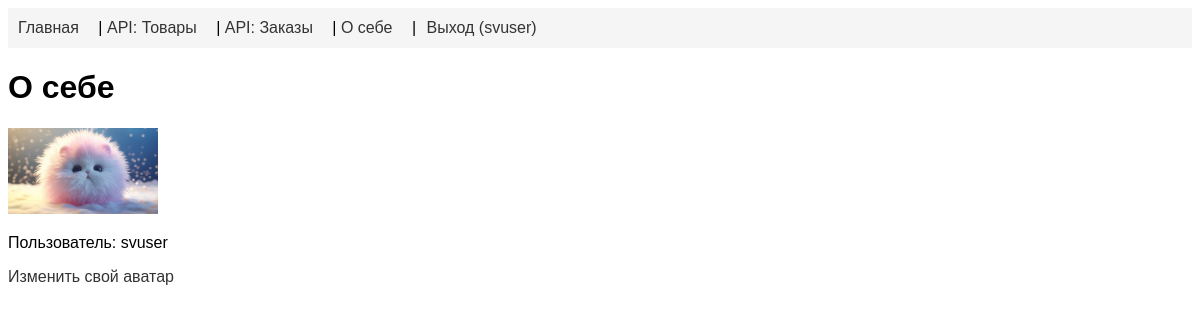
Page /accounts/about-me/ (signed in) on the committed database.
### accounts/models.py (models this page shows, shortened)
class Profile(models.Model):
    user = models.OneToOneField(settings.AUTH_USER_MODEL, on_delete=models.CASCADE)
    avatar = models.ImageField(upload_to=avatar_upload_to, blank=True, null=True)

### accounts/views.py (the view)
class AboutMeView(LoginRequiredMixin, UpdateView):
    model = Profile
    template_name = 'accounts/about_me.html'
    fields = ['avatar']
    success_url = reverse_lazy('accounts:about_me')
    def get_object(self, queryset=None):
        return self.request.user.profile

### accounts/templates/accounts/about_me.html
{% extends "base.html" %}
{% block content %}
  <h1>О себе</h1>
  {% if profile.avatar %}
    <img src="{{ profile.avatar.url }}" alt="Avatar" width="150">
  {% else %}
    <p>Аватарка не установлена.</p>
  {% endif %}
  <p>Пользователь: {{ profile.user.username }}</p>
  {% if user.is_staff or user == profile.user %}
    <a href="{% url 'accounts:profile_update' profile.pk %}">Изменить свой аватар</a>
  {% endif %}
{% endblock %}

### templates/base.html (shortened to what this page needs)
<!DOCTYPE html>
<html lang="ru">
<head>
</head>
<body>
    <nav>
        <a href="/">Главная</a> |
        <a href="/api/products/">API: Товары</a> |
        <a href="/api/orders/">API: Заказы</a> |
        {% if user.is_authenticated %}
            <a href="{% url 'accounts:about_me' %}">О себе</a> |
            <form action="{% url 'accounts:logout' %}" method="post" style="display:inline;">
                <button type="submit" class="logout-btn">Выход ({{ user.username }})</button>
            </form>
        {% else %}
            <a href="{% url 'accounts:login' %}">Вход</a>
        {% endif %}
    </nav>
    {% block content %}{% endblock %}
</body>
</html>

### templates/base.html (style rules this page uses)
body { font-family: Arial, sans-serif; }
nav { background-color: #f5f5f5; padding: 10px; margin-bottom: 20px; }
a { margin-right: 15px; text-decoration: none; color: #333; }
button.logout-btn { background: none; border: none; color: #333; cursor: pointer; text-decoration: none; margin-right: 15px; font-size: inherit; line-height: inherit; }

### rows in the picture
Profile: avatar (picture), user.username "svuser"

### other values in the picture
{{ user.username }} "svuser"
